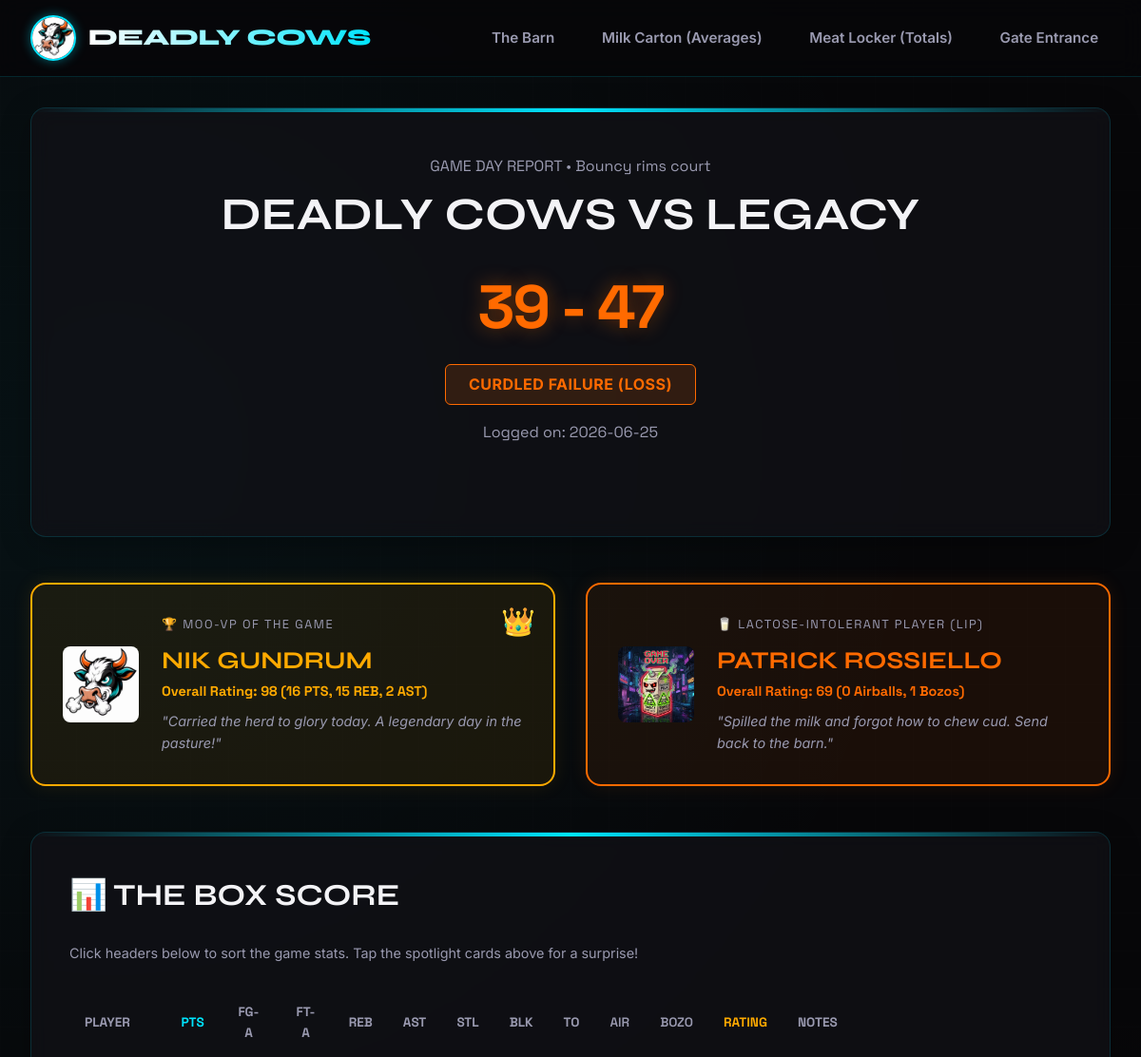
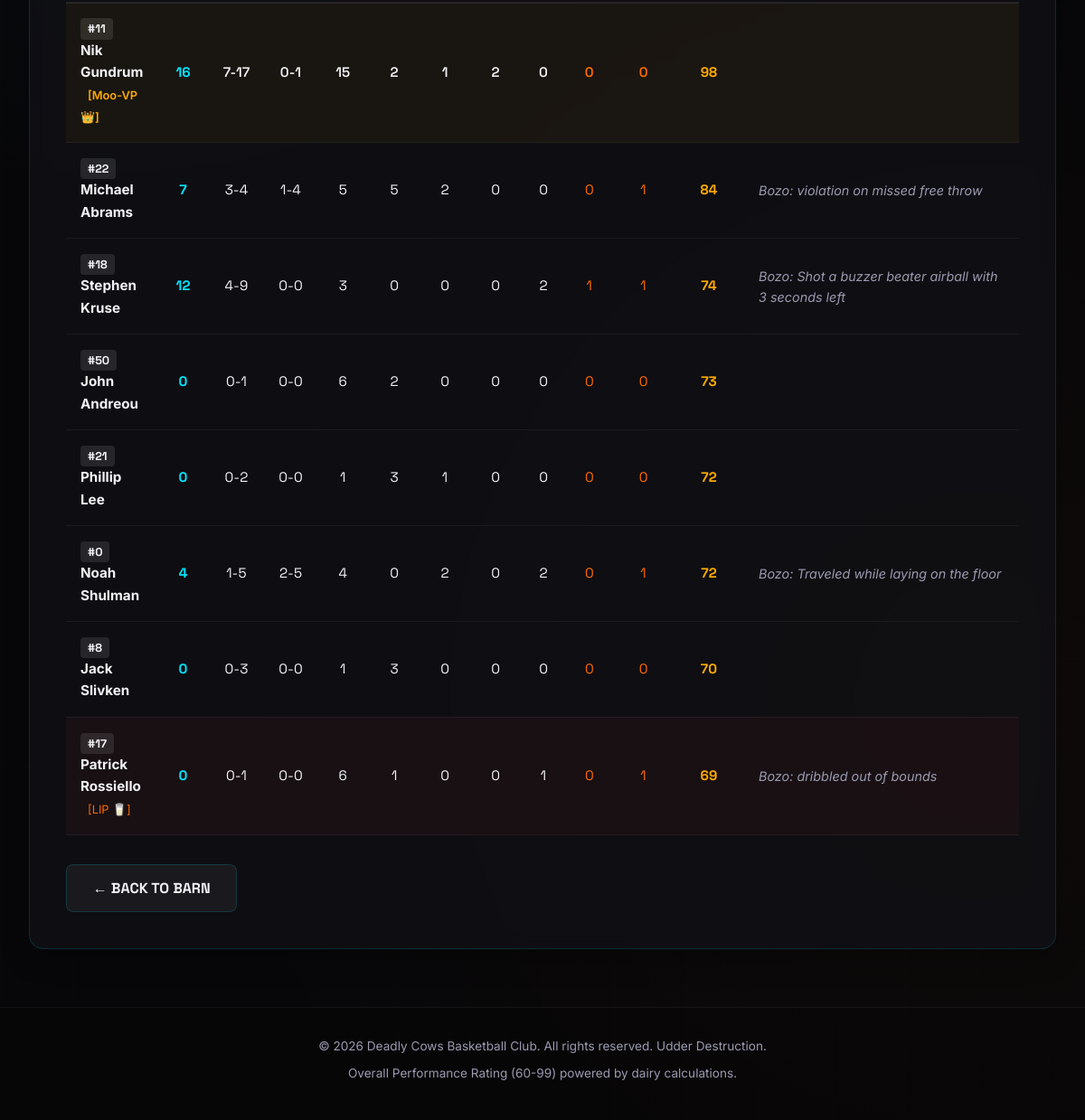
Screenshot of /game/1 with the database file from the repository (2 pictures, top to bottom).
### tables this page shows
CREATE TABLE games (
    id INTEGER PRIMARY KEY AUTOINCREMENT,
    opponent TEXT NOT NULL,
    date TEXT NOT NULL,
    cows_score INTEGER NOT NULL,
    opponent_score INTEGER NOT NULL,
    outcome TEXT NOT NULL, -- 'W' or 'L'
    location TEXT NOT NULL DEFAULT 'The Pasture (Home)'
);

CREATE TABLE players (
    id INTEGER PRIMARY KEY AUTOINCREMENT,
    name TEXT NOT NULL,
    jersey_number TEXT NOT NULL,
    nickname TEXT NOT NULL
);

CREATE TABLE stats (
    id INTEGER PRIMARY KEY AUTOINCREMENT,
    player_id INTEGER NOT NULL,
    game_id INTEGER NOT NULL,
    points INTEGER NOT NULL DEFAULT 0,
    rebounds INTEGER NOT NULL DEFAULT 0,
    assists INTEGER NOT NULL DEFAULT 0,
    steals INTEGER NOT NULL DEFAULT 0,
    blocks INTEGER NOT NULL DEFAULT 0,
    turnovers INTEGER NOT NULL DEFAULT 0,
    airballs INTEGER NOT NULL DEFAULT 0,
    bozo_moments INTEGER NOT NULL DEFAULT 0,
    fg INTEGER NOT NULL DEFAULT 0,
    fga INTEGER NOT NULL DEFAULT 0,
    ft INTEGER NOT NULL DEFAULT 0,
    fta INTEGER NOT NULL DEFAULT 0,
    rating INTEGER NOT NULL DEFAULT 60, -- Overall Performance Rating (60-99)
    notes TEXT NOT NULL DEFAULT '', -- Game notes for the player
    FOREIGN KEY(player_id) REFERENCES players(id) ON DELETE CASCADE,
    FOREIGN KEY(game_id) REFERENCES games(id) ON DELETE CASCADE,
    UNIQUE(player_id, game_id)
);

### app.py (the view)
@app.route('/game/<int:game_id>')
def game_detail(game_id):
    game = database.get_game(game_id)
    if not game:
        flash("That game went out to pasture. (Not found)", "danger")
        return redirect(url_for('index'))
    stats, moo_vp, lip = database.get_game_stats(game_id)
    return render_template(
        'game.html',
        game=game,
        stats=stats,
        moo_vp=moo_vp,
        lip=lip
    )

### app.py (called while the page is built)
def is_admin():
    return session.get('logged_in') == True

@app.context_processor
def inject_globals():
    return dict(is_admin=is_admin)

### database.py (called while the page is built)
def get_db_connection():
    conn = sqlite3.connect(DB_PATH)
    conn.execute("PRAGMA foreign_keys = ON;")
    conn.row_factory = sqlite3.Row
    return conn

def get_game(game_id):
    conn = get_db_connection()
    game = conn.execute('SELECT * FROM games WHERE id = ?', (game_id,)).fetchone()
    conn.close()
    return game

def get_game_stats(game_id):
    conn = get_db_connection()
    stats = conn.execute('''
        SELECT s.*, p.name, p.jersey_number, p.nickname
        FROM stats s
        JOIN players p ON s.player_id = p.id
        WHERE s.game_id = ?
    ''', (game_id,)).fetchall()
    conn.close()
    stats_list = []
    for s in stats:
        stats_list.append(dict(s))
    if not stats_list:
        return [], None, None
    stats_list = sorted(stats_list, key=lambda x: (x['rating'], -x['turnovers'] - x['airballs'] - x['bozo_moments']), reverse=True)
    moo_vp = stats_list[0]
    sorted_lip = sorted(stats_list, key=lambda x: (x['rating'], -x['turnovers'] - x['airballs'] - x['bozo_moments']))
    lip = sorted_lip[0]
    return stats_list, moo_vp, lip

### templates/game.html (shortened to what this page needs)
{% extends 'layout.html' %}
{% block content %}
<section class="glass-panel" style="padding: 3rem 2rem; margin-bottom: 3rem;">
    <div class="game-header-banner">
        <div class="game-header-meta">GAME DAY REPORT &bull; {{ game.location }}</div>
        <h1 class="game-header-opponent">Deadly Cows vs {{ game.opponent }}</h1>
        <div class="game-header-score">
            <span class="{{ 'score-win' if game.outcome.upper() == 'W' else 'score-loss' }}">
                {{ game.cows_score }} - {{ game.opponent_score }}
            </span>
        </div>
        <div class="game-card-outcome outcome-{{ game.outcome | lower }}" style="display: inline-block; font-size: 1rem; padding: 0.5rem 1.5rem;">
            {{ 'UDDER VICTORY (WIN)' if game.outcome.upper() == 'W' else 'CURDLED FAILURE (LOSS)' }}
        </div>
        <div style="margin-top: 1rem; font-family: var(--font-mono); color: var(--text-secondary);">
            Logged on: {{ game.date }}
        </div>
    </div>
</section>
<section class="spotlight-grid">
    {% if moo_vp %}
    <div class="spotlight-card spotlight-mvp">
        <img class="spotlight-image" src="{{ url_for('static', filename='images/logo.png') }}" alt="Moo-VP Crown Logo">
        <div class="spotlight-info">
            <div class="spotlight-award-name">🏆 Moo-VP of the Game</div>
            <h3>{{ moo_vp.name }}</h3>
            <p style="font-family: var(--font-mono); font-size: 0.9rem; color: var(--neon-gold); font-weight: 700; margin-bottom: 0.5rem;">
                Overall Rating: {{ moo_vp.rating }} ({{ moo_vp.points }} PTS, {{ moo_vp.rebounds }} REB, {{ moo_vp.assists }} AST)
            </p>
            <p class="spotlight-quote">
                {% if moo_vp.name == 'LeBeef James' %}
                    "Chewed cud, took names, and grilled the opposition."
                {% elif moo_vp.name == 'Michael Moo-Jordan' %}
                    "Broke gravity. Flew over the moon for some slam dunks."
                {% elif moo_vp.name == 'Stephen Cud Curry' %}
                    "Cooked with hot butter. Splashed triples from another zip code."
                {% elif moo_vp.name == "Shaquille O'Veal" %}
                    "Shattered backboards and ate grass. Pure physical bovine dominance."
                {% elif moo_vp.name == 'Dennis Rod-man-ure' %}
                    "Grass-cleaning defensive force. Vaccumed the boards completely."
                {% else %}
                    "Carried the herd to glory today. A legendary day in the pasture!"
                {% endif %}
            </p>
        </div>
    </div>
    {% endif %}
    {% if lip %}
    <div class="spotlight-card spotlight-lvp">
        <img class="spotlight-image" src="{{ url_for('static', filename='images/lip_milk.png') }}" alt="Lactose Intolerant Milk Carton">
        <div class="spotlight-info">
            <div class="spotlight-award-name">🥛 Lactose-Intolerant Player (LIP)</div>
            <h3>{{ lip.name }}</h3>
            <p style="font-family: var(--font-mono); font-size: 0.9rem; color: var(--neon-red); font-weight: 700; margin-bottom: 0.5rem;">
                Overall Rating: {{ lip.rating }} ({{ lip.airballs }} Airballs, {{ lip.bozo_moments }} Bozos)
            </p>
            <p class="spotlight-quote">
                {% if lip.name == 'LeBeef James' %}
                    "Stepped in manure. Too busy complaining to the farmer."
                {% elif lip.name == 'Michael Moo-Jordan' %}
                    "Got his hoof stuck in a fence. Uncharacteristic slip-up."
                {% elif lip.name == 'Stephen Cud Curry' %}
                    "Ran out of milk. CURDLED under pressure."
                {% elif lip.name == "Shaquille O'Veal" %}
                    "Fouled out trying to eat the basketball. Milk level: Extremely Spilled."
                {% elif lip.name == 'Dennis Rod-man-ure' %}
                    "Tried to headbutt the mascot and got distracted by some clover."
                {% else %}
                    "Spilled the milk and forgot how to chew cud. Send back to the barn."
                {% endif %}
            </p>
        </div>
    </div>
    {% endif %}
</section>
<section class="glass-panel">
    <h2 class="glass-panel-title">📊 The Box Score</h2>
    <p style="color: var(--text-secondary); font-size: 0.9rem; margin-bottom: 1.5rem;">
        Click headers below to sort the game stats. Tap the spotlight cards above for a surprise!
    </p>
    {% if stats %}
        <div class="table-wrapper">
            <table class="stats-table box-score-table">
                <thead>
                    <tr>
                        <th class="sortable">Player</th>
                        <th class="sortable" style="text-align: center; color: var(--neon-green);">PTS</th>
                        <th class="sortable" style="text-align: center;">FG-A</th>
                        <th class="sortable" style="text-align: center;">FT-A</th>
                        <th class="sortable" style="text-align: center;">REB</th>
                        <th class="sortable" style="text-align: center;">AST</th>
                        <th class="sortable" style="text-align: center;">STL</th>
                        <th class="sortable" style="text-align: center;">BLK</th>
                        <th class="sortable" style="text-align: center;">TO</th>
                        <th class="sortable text-bad" style="text-align: center;">AIR</th>
                        <th class="sortable text-bad" style="text-align: center;">BOZO</th>
                        <th class="sortable" style="text-align: center; color: var(--neon-gold);">Rating</th>
                        <th style="text-align: left; width: 30%;">Notes</th>
                    </tr>
                </thead>
                <tbody>
                    {% for p in stats %}
                        <tr {% if moo_vp and p.player_id == moo_vp.player_id %}style="background: rgba(255, 170, 0, 0.05); font-weight: 600;"{% endif %}
                            {% if lip and p.player_id == lip.player_id %}style="background: rgba(255, 51, 51, 0.04);"{% endif %}>
                            <td>
                                <span class="jersey-badge">#{{ p.jersey_number }}</span>
                                <strong>{{ p.name }}</strong>
                                {% if moo_vp and p.player_id == moo_vp.player_id %}
                                    <span style="color: var(--neon-gold); font-size: 0.8rem; margin-left: 0.5rem;">[Moo-VP 👑]</span>
                                {% endif %}
                                {% if lip and p.player_id == lip.player_id %}
                                    <span style="color: var(--neon-red); font-size: 0.8rem; margin-left: 0.5rem;">[LIP 🥛]</span>
                                {% endif %}
                            </td>
                            <td data-label="PTS" style="text-align: center; font-family: var(--font-mono); color: var(--neon-green); font-weight: 700;">{{ p.points }}</td>
                            <td data-label="FG-A" style="text-align: center; font-family: var(--font-mono);">{{ p.fg }}-{{ p.fga }}</td>
                            <td data-label="FT-A" style="text-align: center; font-family: var(--font-mono);">{{ p.ft }}-{{ p.fta }}</td>
                            <td data-label="REB" style="text-align: center; font-family: var(--font-mono);">{{ p.rebounds }}</td>
                            <td data-label="AST" style="text-align: center; font-family: var(--font-mono);">{{ p.assists }}</td>
                            <td data-label="STL" style="text-align: center; font-family: var(--font-mono);">{{ p.steals }}</td>
                            <td data-label="BLK" style="text-align: center; font-family: var(--font-mono);">{{ p.blocks }}</td>
                            <td data-label="TO" style="text-align: center; font-family: var(--font-mono);">{{ p.turnovers }}</td>
                            <td data-label="AIR" style="text-align: center; font-family: var(--font-mono); color: var(--neon-red);">{{ p.airballs }}</td>
                            <td data-label="BOZO" style="text-align: center; font-family: var(--font-mono); color: var(--neon-red);">{{ p.bozo_moments }}</td>
                            <td data-label="Rating" style="text-align: center; font-family: var(--font-mono); font-weight: 700; color: var(--neon-gold);">{{ p.rating }}</td>
                            <td class="notes-cell" style="text-align: left; font-size: 0.9rem; color: var(--text-secondary); font-style: italic;">{{ p.notes }}</td>
                        </tr>
                    {% endfor %}
                </tbody>
            </table>
        </div>
    {% else %}
        <p style="color: var(--text-secondary); text-align: center; padding: 2rem;">No player stats were recorded for this match.</p>
    {% endif %}
    <div style="margin-top: 2rem; display: flex; gap: 1rem;">
        <a href="{{ url_for('index') }}" class="btn btn-secondary">&larr; Back to Barn</a>
    </div>
</section>
{% endblock %}

### templates/layout.html (shortened to what this page needs)
<!DOCTYPE html>
<html lang="en">
<head>
    <link rel="stylesheet" href="{{ url_for('static', filename='css/style.css') }}">
</head>
<body>
    <div id="animation-container"></div>
    <header>
        <div class="nav-container">
            <a href="{{ url_for('index') }}" class="logo-link">
                <img class="logo-img" src="{{ url_for('static', filename='images/logo.png') }}" alt="Deadly Cows Logo">
                <span class="logo-text">Deadly Cows</span>
            </a>
            <ul class="nav-menu">
                <li class="nav-item {% if request.path == '/' %}active{% endif %}">
                    <a href="{{ url_for('index') }}">The Barn</a>
                </li>
                <li class="nav-item {% if request.path == '/averages' %}active{% endif %}">
                    <a href="{{ url_for('averages') }}">Milk Carton (Averages)</a>
                </li>
                <li class="nav-item {% if request.path == '/totals' %}active{% endif %}">
                    <a href="{{ url_for('totals') }}">Meat Locker (Totals)</a>
                </li>
                <li class="nav-item {% if request.path.startswith('/manage') %}active{% endif %}">
                    {% if is_admin() %}
                        <a href="{{ url_for('manage') }}">Cattle Control (Admin)</a>
                    {% else %}
                        <a href="{{ url_for('manage') }}">Gate Entrance</a>
                    {% endif %}
                </li>
            </ul>
        </div>
    </header>
    <main>
        {% block content %}
        {% endblock %}
    </main>
    <footer>
        <div class="footer-container">
            <p>&copy; 2026 Deadly Cows Basketball Club. All rights reserved. Udder Destruction.</p>
            <p>Overall Performance Rating (60-99) powered by dairy calculations.</p>
        </div>
    </footer>
</body>
</html>

### rows the page displays
games: location "Bouncy rims court", opponent "LEGACY", cows_score "39", opponent_score "47", outcome "CURDLED FAILURE (LOSS)", date "2026-06-25"
players: name "NIK GUNDRUM"
stats: rating "98", points "16", rebounds "15", assists "2", jersey_number "11", name "Nik Gundrum", shows "[Moo-VP 👑]", fg "7", fga "17", ft "0", fta "1", steals "1", blocks "2", turnovers "0", airballs "0", bozo_moments "0"
players: name "PATRICK ROSSIELLO"
stats: rating "69", airballs "0", bozo_moments "1", jersey_number "17", name "Patrick Rossiello", shows "[LIP 🥛]", points "0", fg "0", fga "1", ft "0", fta "0", rebounds "6", assists "1", steals "0", blocks "0", turnovers "1", notes "Bozo: dribbled out of bounds"
stats: jersey_number "22", name "Michael Abrams", points "7", fg "3", fga "4", ft "1", fta "4", rebounds "5", assists "5", steals "2", blocks "0", turnovers "0", airballs "0", bozo_moments "1", rating "84", notes "Bozo: violation on missed free throw"
stats: jersey_number "18", name "Stephen Kruse", points "12", fg "4", fga "9", ft "0", fta "0", rebounds "3", assists "0", steals "0", blocks "0", turnovers "2", airballs "1", bozo_moments "1", rating "74", notes "Bozo: Shot a buzzer beater airball with 3 seconds left"
stats: jersey_number "50", name "John Andreou", points "0", fg "0", fga "1", ft "0", fta "0", rebounds "6", assists "2", steals "0", blocks "0", turnovers "0", airballs "0", bozo_moments "0", rating "73"
stats: jersey_number "21", name "Phillip Lee", points "0", fg "0", fga "2", ft "0", fta "0", rebounds "1", assists "3", steals "1", blocks "0", turnovers "0", airballs "0", bozo_moments "0", rating "72"
stats: jersey_number "0", name "Noah Shulman", points "4", fg "1", fga "5", ft "2", fta "5", rebounds "4", assists "0", steals "2", blocks "0", turnovers "2", airballs "0", bozo_moments "1", rating "72", notes "Bozo: Traveled while laying on the floor"
stats: jersey_number "8", name "Jack Slivken", points "0", fg "0", fga "3", ft "0", fta "0", rebounds "1", assists "3", steals "0", blocks "0", turnovers "0", airballs "0", bozo_moments "0", rating "70"
